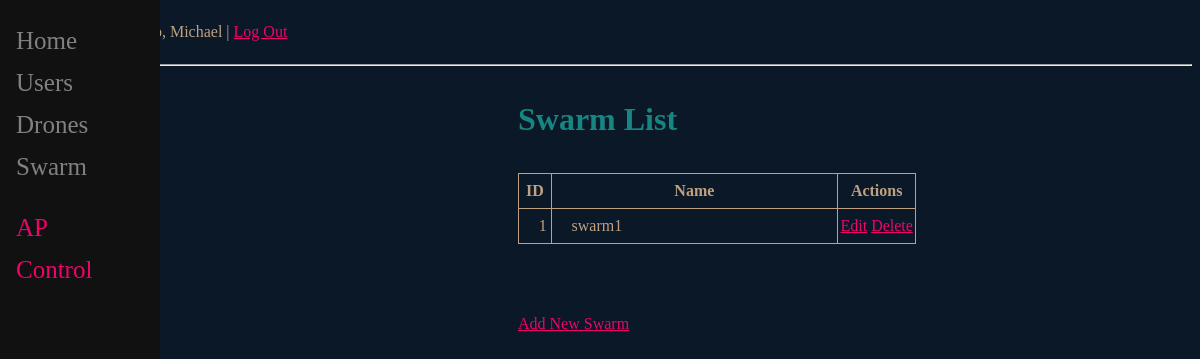
The app's page /swarm_list (signed in) with its own data.
### main/models.py (models this page shows, shortened)
class CustomUser(AbstractBaseUser):
    username = models.CharField(max_length=32, unique=True)
    email = models.EmailField(_("email address"),max_length=64, unique=True)
    date_joined=models.DateTimeField("dateJoined", default=timezone.now)
    last_login: DateTimeField = models.DateTimeField("lastLogin",auto_now=True)
    is_super_user = models.BooleanField(default=False)
    is_user = models.BooleanField(default=False)
    is_active = models.BooleanField(default=True)
    is_staff = models.BooleanField(default=False)
    is_admin = models.BooleanField(default=False)
    objects = MyAccountManager()
    USERNAME_FIELD = 'email'  # comment this if i want to use username
    REQUIRED_FIELDS = ['username']

class Swarm(models.Model):
    swarmName=models.fields.CharField(max_length=32,unique=True)
    user_id = models.ForeignKey(CustomUser, null=True, on_delete=models.SET_NULL)
    createdAt=models.DateTimeField("datePublished", default=timezone.now)
    UpdatedAt=models.DateTimeField("dateUpdated", auto_now=True)
    UpdatedBy=models.CharField(max_length=32, default="User")

### main/views.py (the view)
# urls.py: path('swarm_list', swarm_list, name='swarm_list'),
def swarm_list(request):
    swarm = Swarm.objects.all()
    return render(request, 'main/swarm_list.html', {'swarm': swarm})

### templates/main/swarm_list.html (shortened to what this page needs)
{% extends 'main/base.html' %}
{% block content %}
<h1>Swarm List</h1>
<body>
    <table  style="width:60%; border: 1px solid; background-color: translucent 50% ;border-collapse: collapse">
        <thead>
            <tr style="border: 1px solid; text-align: center;">
                <th style="width:5%; border: 1px solid; ">ID</th>
                <th style="width:45%; border: 1px solid; ">Name</th>
                <th style="width:10%; border: 1px solid;">Actions</th>
            </tr>
        </thead>
        <tbody>
    {% for swarm in swarm %}
            <tr style="border: 1px solid; text-align: center;">
                <td style="width:5%; border: 1px solid; text-align: center; padding-left: 5%; padding-right: 5%;">{{ swarm.id }}</td>
                <td style="width:45%; border: 1px solid; text-align: left; padding-left: 5%; padding-right: 5%;">{{ swarm.swarmName }}</td>
                <td style="width:10%">
                    <a style="width:5%"  href="/swarm_edit/{{ swarm.id }}"><span>Edit</span></a>
                    <a style="width:5%"  href="/swarm_delete/{{ swarm.id }}">Delete</a>
                </td>
            </tr>
        {% endfor %}
        </tbody>
    </table>
    <br>
    <br>
    <a href="{%url 'swarm_add' %}" class="btn btn-outline-secondary btn-sm"><span>Add New Swarm</span></a>
</body>
{% endblock %}

### templates/main/base.html (shortened to what this page needs)
<!DOCTYPE html>
<html lang="en">
    <head>
        {% if request.user.is_authenticated %}
            <p style="margin-left:10%;">Hello, {{ request.user.username}}   | <a href="{% url 'logout' %}">Log Out</a></p>
        {% else %}
            <p style="margin-left:10%;">Hello, {{ user.username|default:'Guest' }}!  <a href="{% url 'user_add' %}">Register</a> | <a href="{% url 'login' %}">Login</a></p>
        {% endif %}
        <hr>
    </head>
    <body>
        <div class="sidenav">
            <a href="/">Home</a>
            <a href="/user_list">Users</a>
            <a href="/drone_list">Drones</a>
            <a href="/swarm_list">Swarm</a>
            <br>
            <a style="color: #EF036C;" href="/ap_list">AP</a>
            <a style="color: #EF036C;" href="/control">Control</a>
	    </div>
        <div id="content" class="main">
            {% block content %}
            {% endblock %}
        </div>
    </body>
</html>

### templates/main/base.html (style rules this page uses)
body { background-color: #0A1828; color: #BFA181; background-image: url('static/drone3.png'); background-attachment:fixed; background-position:center bottom; background-size: 50%; background-repeat: no-repeat; line-height: 2.0; ) }
a { color: #EF036C; }
h1 { color: #178582; }
.sidenav { height:100%; width:160px; position: fixed; z-index:1; top:0; left:0; background-color:#111; overflow-x: :hidden; padding-top:20px; line-height: 1.2; }
.sidenav a { padding:6px 8px 6px 16px; text-decoration: none; font-size:25px; color: #818181; display:block; }

### records on screen
CustomUser: user.username "Michael"
Swarm: id "1", swarmName "swarm1"
